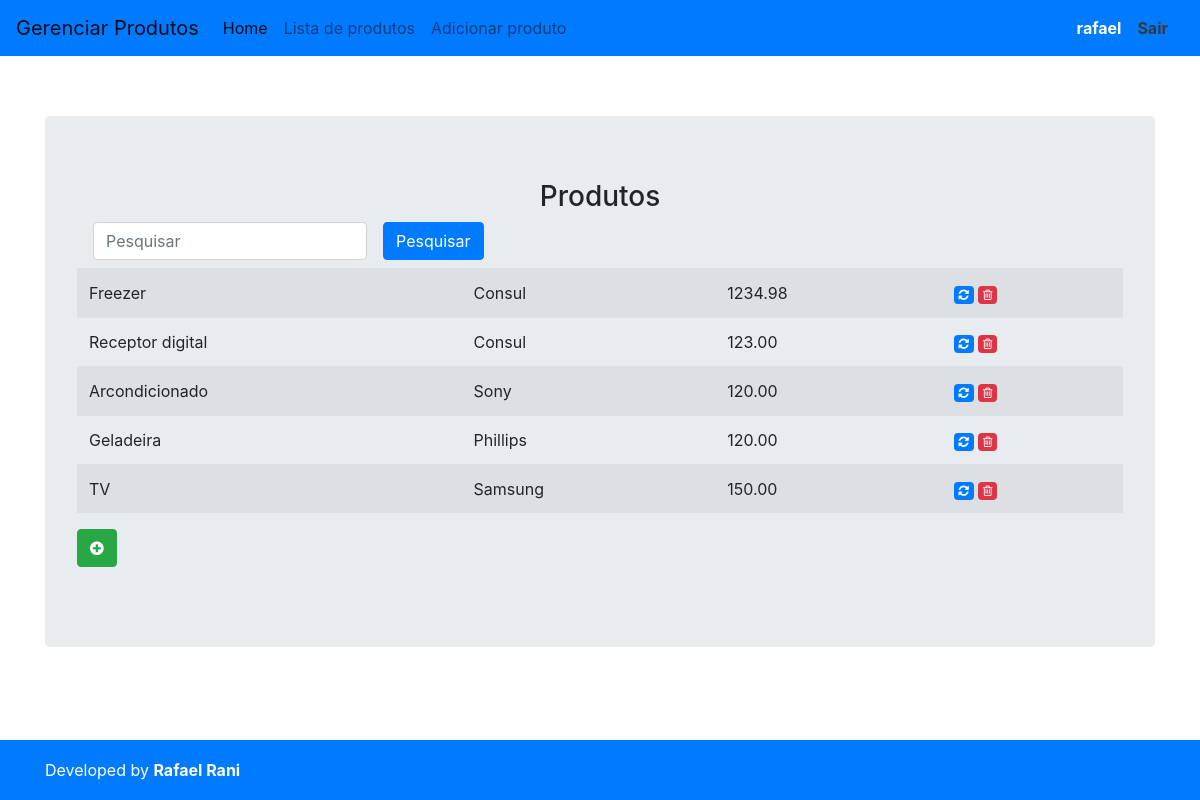
Screenshot of /produtos/list/ (signed in) with the database file from the repository.
### produtos/models.py (models this page shows, shortened)
class Produto(models.Model):
    CATEGORIA_CHOICES = (
            (1, "Importados"),
            (2, "Vestuário"),
            (3, "Acessórios"),
            (4, "Eletrodomésticos")
        )
    descricao = models.CharField(max_length=100)
    marca = models.CharField(max_length=100)
    preco = models.DecimalField(max_digits=7, decimal_places=2)
    categoria = models.IntegerField(choices=CATEGORIA_CHOICES, default=1)

### produtos/views.py (the view)
# urls.py: path('list/', produtos_list, name="produtos_list"),
@login_required  # só tem acesso a essa view se estiver logado
def produtos_list(request):
    pesquisa = request.GET.get('pesquisa', None)
    if pesquisa:
        produtos = Produto.objects.filter(descricao__icontains=pesquisa) | Produto.objects.filter(marca__icontains=pesquisa) | Produto.objects.filter(categoria__icontains=pesquisa) | Produto.objects.filter(preco__icontains=pesquisa)
    else:
        produtos = Produto.objects.all().order_by('-id')
    return render(request, 'produtos_list.html', {'produtos': produtos, 'pesquisa': pesquisa})

### produtos/templates/produtos_list.html (shortened to what this page needs)
{% extends 'base.html' %}
{% load bootstrap %}
{% block main %}
    <h3 class="home" align="center">Produtos</h3>
    <div class="row">
        <div class="col-12">
            <form class="form-inline">
                <div class="form-group mx-sm-3 mb-2">
                <input type="text" class="form-control" name="pesquisa" placeholder="Pesquisar">
                </div>
                <button type="submit" class="btn btn-primary mb-2">Pesquisar</button>
            </form>
        </div>
    </div>
    <table class="table table-striped">
        <tbody>
        {% for produto in produtos %}
            <tr>
                <td>{{ produto.descricao }}</td>
                <td>{{ produto.marca }}</td>
                <td>{{ produto.preco }}</td>
                <td>
                    <a href="{% url 'produtos_update' produto.id %}" class="badge badge-primary" title="atualizar"><i class="fa fa-refresh"></i></a>
                    <a href="#" class="badge badge-danger" title="remover" onclick="confirm_delete('{{ produto.id }}', '{{ produto.descricao }}')"><i class="fa fa-trash-o"></i></a>
                </td>
            </tr>
        {% endfor %}
        </tbody>
    </table>
    <p><a href="{% url 'produtos_new' %}" class="btn btn-success" title="adicionar produto"><i class="fa fa-plus-circle"></i></a></p>
{% endblock %}

### templates/base.html (shortened to what this page needs)
{% load static %}
<!doctype html>
<html lang="pt-br">
    <head>
        <link rel="stylesheet" href="https://stackpath.bootstrapcdn.com/bootstrap/4.1.3/css/bootstrap.min.css">
        <link rel="stylesheet" href="https://stackpath.bootstrapcdn.com/font-awesome/4.7.0/css/font-awesome.min.css">
        <link rel="stylesheet" href="{% static 'sticky-footer.css' %}">
    </head>
    <body>
        <nav class="navbar navbar-expand-lg navbar-light bg-primary">
            <a class="navbar-brand" href="#">Gerenciar Produtos</a>
            <div class="collapse navbar-collapse" id="navbarTogglerDemo03">
            <ul class="navbar-nav mr-auto mt-2 mt-lg-0">
                <li class="nav-item active">
                <a class="nav-link" href="{% url 'home' %}">Home <span class="sr-only">(Página atual)</span></a>
                </li>
                <li class="nav-item">
                <a class="nav-link" href="{% url 'produtos_list' %}">Lista de produtos</a>
                </li>
                <li class="nav-item">
                <a class="nav-link" href="{% url 'produtos_new' %}">Adicionar produto</a>
                </li>
            </ul>
            <form class="form-inline my-2 my-lg-0">
                {% if user.is_authenticated %}
                    <strong class="text-white">{{ user.username }}</strong>
                    <a class="nav-link" href="{% url 'my_logout' %}"><strong class="text-dark">Sair</strong></a>
                {% endif %}
            </form>
            </div>
        </nav>
        <div class="container">
            <div class="jumbotron">
                {% block main %}
                {% endblock %}
            </div>
        </div>
        <footer class="footer bg-primary">
            <div class="container">
                <span class="text-white">Developed by <a href="https://www.linkedin.com/in/rafael-rani-686599ba/"><strong class="text-white">Rafael Rani</strong></a></span>
            </div>
        </footer>
    </body>
</html>

### statics/sticky-footer.css (style rules this page uses)
html { position: relative; min-height: 100%; }
body { margin-bottom: 60px; }
.footer { position: absolute; bottom: 0; width: 100%; height: 60px; line-height: 60px; background-color: #f5f5f5; }
body > .container { padding: 60px 15px 0; }
.footer > .container { padding-right: 15px; padding-left: 15px; }

### rows the page displays
Produto: descricao "Freezer", marca "Consul", preco "1234.98"
Produto: descricao "Receptor digital", marca "Consul", preco "123.00"
Produto: descricao "Arcondicionado", marca "Sony", preco "120.00"
Produto: descricao "Geladeira", marca "Phillips", preco "120.00"
Produto: descricao "TV", marca "Samsung", preco "150.00"

### other values shown
{{ user.username }} "rafael"
